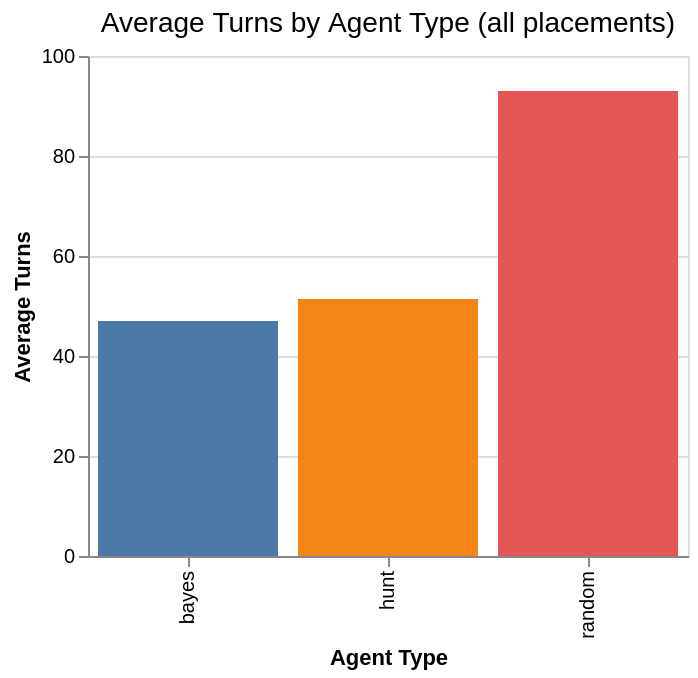

Here is the notebook cell this chart was saved with:
### Code cell
# Bar chart: avg turns by agent type (collapsed across placement methods)
turns_by_agent = df.group_by("agent_type").agg(
    pl.col("turns").mean().round(2).alias("avg_turns"),
    pl.col("turns").std().alias("std_turns"),
)

c = (
    alt.Chart(turns_by_agent)
    .mark_bar()
    .encode(
        x=alt.X("agent_type:N", sort=AGENT_TYPES[::-1], title="Agent Type"),
        y=alt.Y("avg_turns:Q", title="Average Turns"),
        color=alt.Color("agent_type:N", sort=AGENT_TYPES[::-1], legend=None),
        tooltip=[
            alt.Tooltip("agent_type:N", title="Agent"),
            alt.Tooltip("avg_turns:Q", title="Avg Turns", format=".2f"),
        ],
    )
    .properties(
        title=chart_title("Average Turns by Agent Type (all placements)"),
        width=300,
        height=250,
    )
)
c.save(IMG_DIR / "avg_turns_by_agent.png")
c.show()

### Figure 1 — Vega specification as saved in the notebook (floating-point values rounded to 4 significant figures)
{"$schema": "https://vega.github.io/schema/vega/v6.json", "data": [{"name": "source_0"}, {"name": "data_0", "values": [{"agent_type": "bayes", "avg_turns": 47.02, "avg_turns_end": 47.02, "avg_turns_start": 0.0}, {"agent_type": "hunt", "avg_turns": 51.38, "avg_turns_end": 51.38, "avg_turns_start": 0.0}, {"agent_type": "random", "avg_turns": 93.02, "avg_turns_end": 93.02, "avg_turns_start": 0.0}]}, {"name": "source_0_x_domain_agent_type", "values": [{"agent_type": "bayes", "sort_field": 3.0}, {"agent_type": "hunt", "sort_field": 3.0}, {"agent_type": "random", "sort_field": 3.0}]}, {"name": "source_0_color_domain_agent_type", "values": [{"agent_type": "bayes", "sort_field": 3.0}, {"agent_type": "hunt", "sort_field": 3.0}, {"agent_type": "random", "sort_field": 3.0}]}], "marks": [{"type": "rect", "name": "marks", "from": {"data": "data_0"}, "encode": {"update": {"y2": {"field": "avg_turns_start", "scale": "y"}, "y": {"field": "avg_turns_end", "scale": "y"}, "tooltip": {"signal": "{\"Agent\": isValid(datum[\"agent_type\"]) ? isArray(datum[\"agent_type\"]) ? join(datum[\"agent_type\"], '\\n') : datum[\"agent_type\"] : \"\"+datum[\"agent_type\"], \"Avg Turns\": format(datum[\"avg_turns\"], \".2f\")}"}, "x": {"field": "agent_type", "scale": "x"}, "width": {"signal": "max(0.25, bandwidth('x'))"}, "fill": {"field": "agent_type", "scale": "color"}}}, "style": ["bar"]}], "scales": [{"name": "x", "type": "band", "domain": {"data": "source_0_x_domain_agent_type", "field": "agent_type", "sort": {"op": "max", "field": "sort_field"}}, "range": [0, {"signal": "width"}], "paddingOuter": 0.05, "paddingInner": 0.1}, {"name": "y", "type": "linear", "domain": {"data": "data_0", "fields": ["avg_turns_start", "avg_turns_end"]}, "range": [{"signal": "height"}, 0], "nice": true, "zero": true}, {"name": "color", "type": "ordinal", "domain": {"data": "source_0_color_domain_agent_type", "field": "agent_type", "sort": {"op": "max", "field": "sort_field"}}, "range": "category"}], "axes": [{"scale": "y", "orient": "left", "gridScale": "x", "ticks": false, "domain": false, "maxExtent": 0, "minExtent": 0, "grid": true, "tickCount": {"signal": "ceil(height/40)"}, "labels": false, "zindex": 0, "aria": false}, {"scale": "x", "orient": "bottom", "labelAlign": "right", "grid": false, "title": "Agent Type", "labelAngle": 270, "labelBaseline": "middle", "zindex": 0}, {"scale": "y", "tickCount": {"signal": "ceil(height/40)"}, "grid": false, "labelOverlap": true, "zindex": 0, "orient": "left", "title": "Average Turns"}], "title": {"text": "Average Turns by Agent Type (all placements)", "anchor": "middle", "fontWeight": "normal", "frame": "group", "fontSize": 14}, "height": 250, "padding": 5, "width": 300, "style": "cell", "background": "white"}
